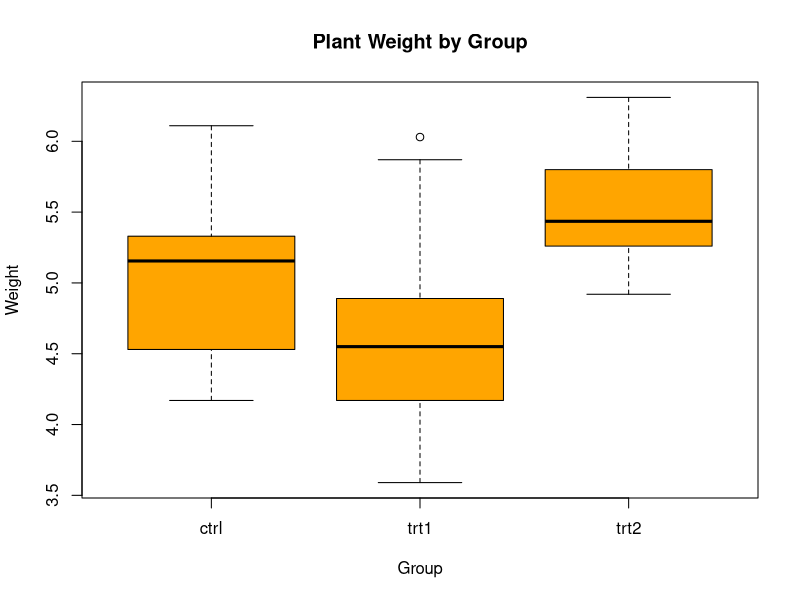

The R source for this figure:
data(PlantGrowth)
boxplot(weight ~ group, data = PlantGrowth,
        col = "orange",
        main = "Plant Weight by Group",
        xlab = "Group",
        ylab = "Weight")
